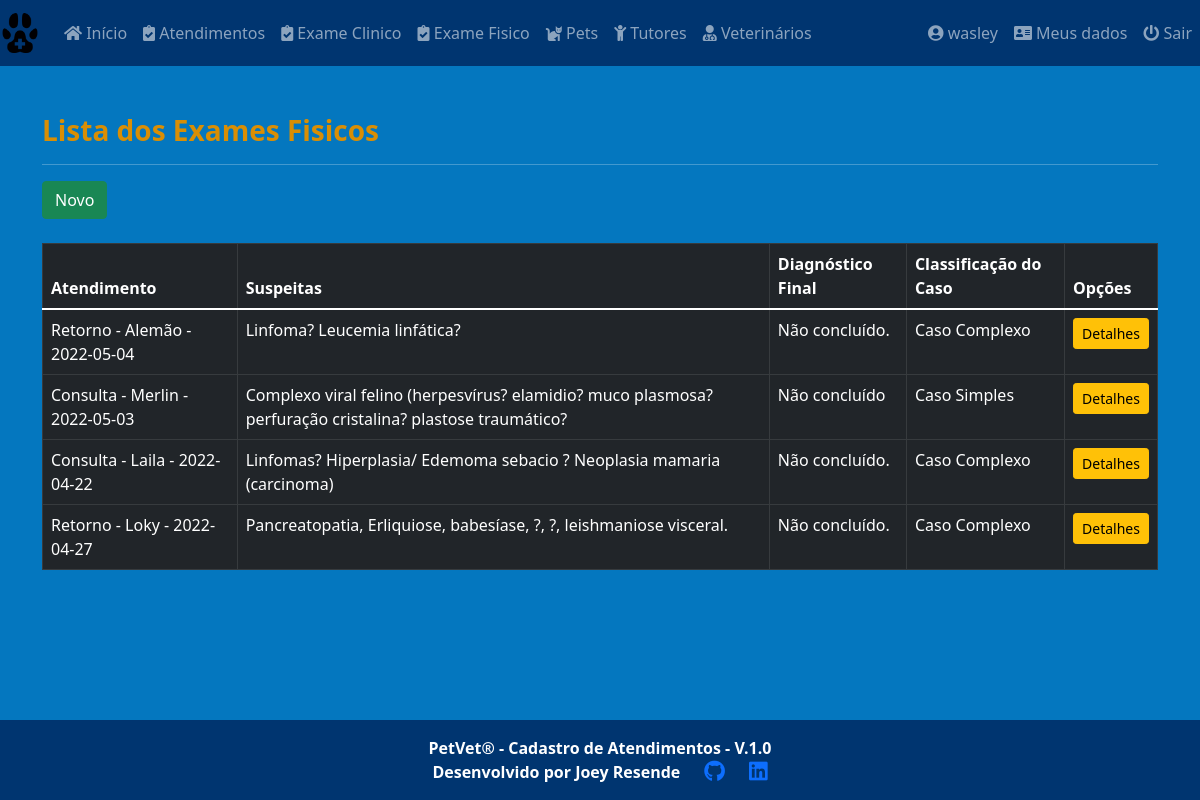
/core/physical_exams/ (signed in), run on an earlier commit of the app's database.
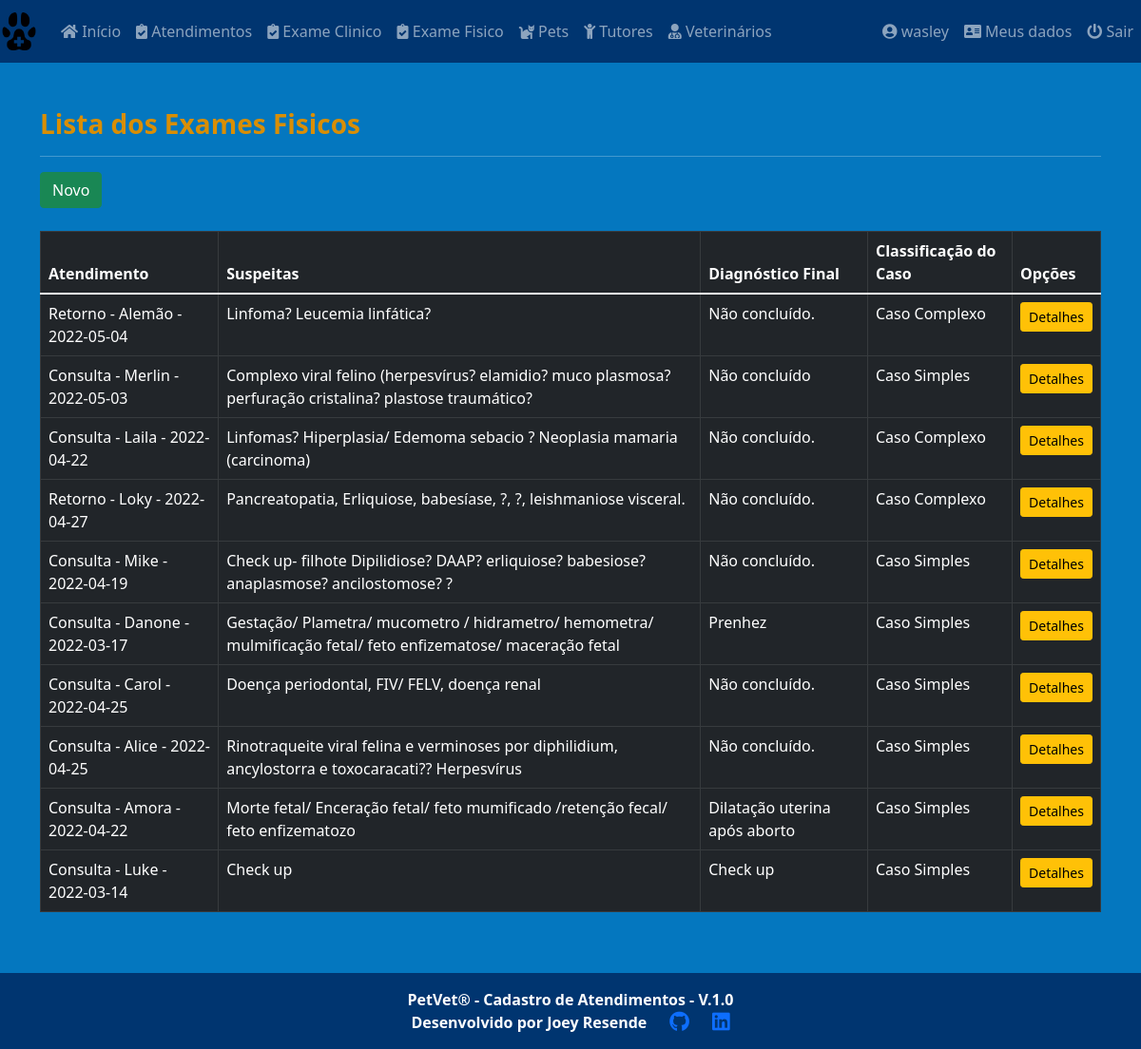
And on a later commit of the database.
### core/models.py (models this page shows, shortened)
class PhysicalExam(models.Model):
    medical_care = models.ForeignKey(
        'MedicalCare', on_delete=models.PROTECT, null=True, verbose_name='Atendimento')
    choice_conduct = models.CharField(
        max_length=9, choices=conduct, verbose_name='Conduta')
    weight = models.DecimalField(
        max_digits=6, decimal_places=3, verbose_name='Peso', default=0)
    choice_consciousness = models.CharField(
        max_length=18, choices=consciousness, verbose_name='Nivel de Consciência')
    stance = models.CharField(max_length=30, verbose_name='Postura')
    hydration = models.CharField(max_length=30, verbose_name='Hidratação')
    choice_nutricional_status = models.CharField(
        max_length=18, choices=nutricional_status, verbose_name='Estado Nutricional')
    oculopalpebral = models.CharField(
        max_length=30, default='Não Permitiu', verbose_name='Mucosa Oculopalpebral')
    bucal = models.CharField(
        max_length=30, default='Não Permitiu', verbose_name='Mucosa Bucal')
    genital = models.CharField(
        max_length=30, default='Não Permitiu', verbose_name='Mucosa Genital')
    choice_dental_calculus = models.CharField(
        max_length=18, choices=dental_calculus, verbose_name='Cálculo Dentário')
    choice_dental_loss = models.CharField(
        max_length=29, choices=dental_loss, verbose_name='Perda Dentário')
    gengivite = models.CharField(
        max_length=18, choices=dental_calculus, verbose_name='Gengivite')
    choice_ulcera = models.CharField(
        max_length=12, choices=ulcera, verbose_name='Úlcera')
    choice_halitose = models.CharField(
        max_length=18, choices=dental_calculus, verbose_name='Halitose')
    linfonodos = models.CharField(max_length=60, verbose_name='Linfonodos')
    fc = models.CharField(max_length=30, default=0, verbose_name='FC')
    fr = models.CharField(max_length=30, default=0, verbose_name='FR')
    tpc = models.CharField(max_length=30, default=0, verbose_name='TPC')
    tr = models.CharField(max_length=30, default=0, verbose_name='TR')
    pulse = models.CharField(max_length=30, default=0, verbose_name='Pulso')
    choice_auscu_cardio = models.CharField(
        max_length=26, choices=auscu_cardio, verbose_name='Ausculta Cardíaca')
    heart_rate = models.CharField(
        max_length=30, default=0, verbose_name='Ritmo Cardíaco')
    choice_auscu_pulmonar = models.CharField(
        max_length=17, choices=auscu_pulmonar, verbose_name='Ausculta Pulmonar')
    choice_percu_pulmonar = models.CharField(
        max_length=17, choices=percu_pulmonar, verbose_name='Percussão Pulmonar')
    palpa_abdominal = models.CharField(
        max_length=60, verbose_name='Palpação Abdominal')
    choice_mamas = models.CharField(
        max_length=17, choices=mamas, verbose_name='Mamas/Tetos')
    choice_nodulo = models.CharField(
        max_length=17, choices=nodulo, verbose_name='Nódulos')
    choice_nodulo_pain = models.CharField(
        max_length=30, choices=castrated_status, verbose_name='Dor Nódulo')
    choice_local_pain = models.CharField(
        max_length=30, choices=local_pain, verbose_name='Localização da Dor')
    choice_pain_m = models.CharField(
        max_length=3, choices=pain_m, verbose_name='')
    genital_region = models.CharField(
        max_length=30, default='Normal', verbose_name='Região Genital')
    choice_ectoparasitas = models.CharField(
        max_length=30, choices=parasitas, verbose_name='Ectoparasitas')
    ectoparasitas_intensity = models.CharField(
        max_length=30,  null=True, blank=True, verbose_name='Intensidade dos Parasitas')
    pelage = models.CharField(
        max_length=60, default='Normal', verbose_name='Pelagem')
    ears = models.CharField(
        max_length=60, default='Normal', verbose_name='Orelhas')
    diag_differ = models.TextField(
        max_length=1000, verbose_name='Suspeitas')
    diag_final = models.TextField(
        max_length=1000, verbose_name='Diagnósticos Definitivos')
    case_classification = models.CharField(
        max_length=13, choices=classifier, verbose_name='Classificação de caso')
    class Meta:
        ordering = ['id']

class MedicalCare(models.Model):
    id = models.AutoField(primary_key=True)
    date = models.DateField(default=date.today, verbose_name='Data')
    time = models.TimeField(verbose_name='Hora')
    pet_name = models.ForeignKey(
        'Pets', on_delete=models.PROTECT, null=True, verbose_name='Nome do Pet')
    procedure = models.CharField(
        max_length=8, choices=procedures, verbose_name='Tipo de atendimento')
    vet_name = models.ForeignKey(
        'Vet', on_delete=models.PROTECT, null=True, verbose_name='Veterinario')
    sedative = models.CharField(
        max_length=8, choices=type_sedative, default='Não', verbose_name='Tipo de sedativo')
    report = models.TextField(
        max_length=1000, verbose_name='Relato do problema')
    class Meta:
        ordering = ['-date']
    def __str__(self):
        return f'{self.procedure} - {self.pet_name} - {self.date}'

class Pets(models.Model):
    id = models.AutoField(primary_key=True)
    pet_name = models.CharField(
        max_length=30, verbose_name='Nome do Pet')
    species = models.CharField(
        max_length=20, verbose_name='Espécie')
    breed = models.CharField(
        max_length=30, verbose_name='Raça')
    gender = models.CharField(
        max_length=5, choices=sex_status, verbose_name='Genêro')
    date_of_birth = models.DateField(
        null=True, blank=True, verbose_name='Data de Nascimento')
    castrated = models.CharField(
        max_length=3, choices=castrated_status, default='N', verbose_name='Castrado?')
    weight = models.DecimalField(
        max_digits=6, decimal_places=3, verbose_name='Peso', default=0)
    tutor_name = models.ForeignKey(
        'Tutor', on_delete=models.PROTECT, null=True, verbose_name='Nome do Tutor')
    class Meta:
        ordering = ['-id']
    def __str__(self):
        return self.pet_name

### core/views.py (the view)
# urls.py: path('physical_exams/', PhysicalExamList.as_view(), name='physical_exams'),
class PhysicalExamList(LoginRequiredMixin, ListView):
    login_url = reverse_lazy('login')
    model = PhysicalExam
    template_name = 'core/physical_exam_list.html'

### core/templates/core/physical_exam_list.html (shortened to what this page needs)
{% extends 'core/base_model.html' %}
{% load static %}
{% block content %}
<h3><strong>Lista dos Exames Fisicos</strong></h3>
<hr>
<a href="{% url 'physical_exam_new' %}" class="btn btn-success btn">Novo</a><br><br>
<div class="table-responsive">
  <table class="table table-bordered table-hover table-dark" id="physical_exam_table">
    <thead class="thead-dark bg-dark">
      <tr>
        <th>Atendimento</th>
        <th>Suspeitas</th>
        <th>Diagnóstico Final</th>
        <th>Classificação do Caso</th>
        <th>Opções</th>
      </tr>
    </thead>
    <tbody>
      {% for each in object_list %}
      <tr>
        <td>{{ each.medical_care }}</td>
        <td>{{ each.diag_differ }}</td>
        <td>{{ each.diag_final }}</td>
        <td>{{ each.case_classification }}</td>
        <td>
          <a href="{% url 'physical_exam_detail' each.pk %}" class="btn btn-warning btn-sm">Detalhes</a>
        </td>
      </tr>
      {% empty %}
      <tr>
        <td colspan="6">Nenhum exame fisico geral cadastrado.</td>
      </tr>
      {% endfor %}
    </tbody>
  </table>
</div>
{% endblock %}

What changed in the data, as far as the page shows it:
added PhysicalExam: medical_care "Consulta - Mike - 2022-04-19", diag_differ "Check up- filhote Dipilidiose? DAAP? erliquiose? babesiose? anaplasmose? ancilostomose? ?", diag_final "Não concluído.", case_classification "Caso Simples"
added PhysicalExam: medical_care "Consulta - Danone - 2022-03-17", diag_differ "Gestação/ Plametra/ mucometro / hidrametro/ hemometra/ mulmificação fetal/ feto enfizematose/ maceração fetal", diag_final "Prenhez", case_classification "Caso Simples"
added PhysicalExam: medical_care "Consulta - Carol - 2022-04-25", diag_differ "Doença periodontal, FIV/ FELV, doença renal", diag_final "Não concluído.", case_classification "Caso Simples"
added PhysicalExam: medical_care "Consulta - Alice - 2022-04-25", diag_differ "Rinotraqueite viral felina e verminoses por diphilidium, ancylostorra e toxocaracati?? Herpesvírus", diag_final "Não concluído.", case_classification "Caso Simples"
added PhysicalExam: medical_care "Consulta - Amora - 2022-04-22", diag_differ "Morte fetal/ Enceração fetal/ feto mumificado /retenção fecal/ feto enfizematozo", diag_final "Dilatação uterina após aborto", case_classification "Caso Simples"
added PhysicalExam: medical_care "Consulta - Luke - 2022-03-14", diag_differ "Check up", diag_final "Check up", case_classification "Caso Simples"
